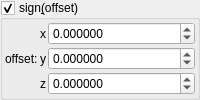
    <widget class="MyGroupBox" name="groupCheck_transf_function_enabled_false">
     <property name="toolTip">
      <string>&lt;html&gt;&lt;head/&gt;&lt;body&gt;&lt;p&gt;Adjusts the DE every time this slot is iterated.&lt;/p&gt;&lt;p&gt;The aim is to keep these parameters as low as possible.&lt;/p&gt;&lt;p&gt;High values improve the DE, but detail is lost.&lt;/p&gt;&lt;p&gt;Occasionally a negative Offset value is used. &lt;/p&gt;&lt;/body&gt;&lt;/html&gt;</string>
     </property>
     <property name="title">
      <string>sign&amp;(offset)</string>
     </property>
     <property name="checkable">
      <bool>true</bool>
     </property>
     <layout class="QVBoxLayout" name="verticalLayout_14" stretch="0">
      <property name="spacing">
       <number>2</number>
      </property>
      <property name="leftMargin">
       <number>2</number>
      </property>
      <property name="topMargin">
       <number>2</number>
      </property>
      <property name="rightMargin">
       <number>2</number>
      </property>
      <property name="bottomMargin">
       <number>2</number>
      </property>
      <item>
       <layout class="QGridLayout" name="gridLayout_16" columnstretch="0,0,1">
        <property name="spacing">
         <number>2</number>
        </property>
        <item row="0" column="2">
         <widget class="MyDoubleSpinBox" name="spinbox3_transf_offset_000_x">
          <property name="sizePolicy">
           <sizepolicy hsizetype="Minimum" vsizetype="Maximum">
            <horstretch>0</horstretch>
            <verstretch>0</verstretch>
           </sizepolicy>
          </property>
          <property name="prefix">
           <string/>
          </property>
          <property name="suffix">
           <string/>
          </property>
          <property name="decimals">
           <number>6</number>
          </property>
          <property name="minimum">
           <double>-99.989999999999995</double>
          </property>
          <property name="maximum">
           <double>99.989999999999995</double>
          </property>
          <property name="singleStep">
           <double>0.100000000000000</double>
          </property>
         </widget>
        </item>
        <item row="1" column="1">
         <widget class="QLabel" name="label_130">
          <property name="text">
           <string notr="true">y</string>
          </property>
         </widget>
        </item>
        <item row="2" column="1">
         <widget class="QLabel" name="label_129">
          <property name="text">
           <string notr="true">z</string>
          </property>
         </widget>
        </item>
        <item row="2" column="2">
         <widget class="MyDoubleSpinBox" name="spinbox3_transf_offset_000_z">
          <property name="sizePolicy">
           <sizepolicy hsizetype="Minimum" vsizetype="Maximum">
            <horstretch>0</horstretch>
            <verstretch>0</verstretch>
           </sizepolicy>
          </property>
          <property name="prefix">
           <string/>
          </property>
          <property name="suffix">
           <string/>
          </property>
          <property name="decimals">
           <number>6</number>
          </property>
          <property name="minimum">
           <double>-99.989999999999995</double>
          </property>
          <property name="maximum">
           <double>99.989999999999995</double>
          </property>
          <property name="singleStep">
           <double>0.100000000000000</double>
          </property>
         </widget>
        </item>
        <item row="1" column="2">
         <widget class="MyDoubleSpinBox" name="spinbox3_transf_offset_000_y">
          <property name="sizePolicy">
           <sizepolicy hsizetype="Minimum" vsizetype="Maximum">
            <horstretch>0</horstretch>
            <verstretch>0</verstretch>
           </sizepolicy>
          </property>
          <property name="prefix">
           <string/>
          </property>
          <property name="suffix">
           <string/>
          </property>
          <property name="decimals">
           <number>6</number>
          </property>
          <property name="minimum">
           <double>-99.989999999999995</double>
          </property>
          <property name="maximum">
           <double>99.989999999999995</double>
          </property>
          <property name="singleStep">
           <double>0.100000000000000</double>
          </property>
         </widget>
        </item>
        <item row="0" column="0" rowspan="3">
         <widget class="QLabel" name="label_265">
          <property name="text">
           <string>offset:</string>
          </property>
         </widget>
        </item>
        <item row="0" column="1">
         <widget class="QLabel" name="label_116">
          <property name="text">
           <string notr="true">x</string>
          </property>
         </widget>
        </item>
       </layout>
      </item>
     </layout>
    </widget>
